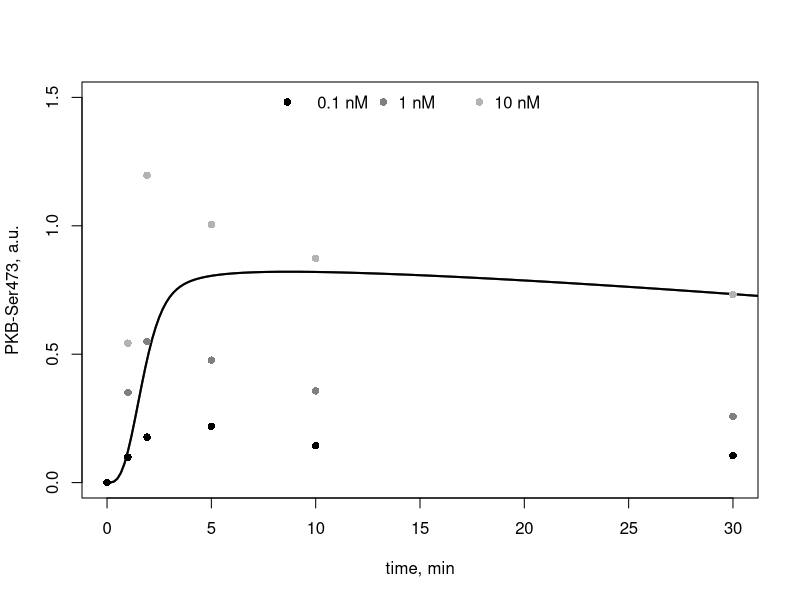

R code for this plot:
rm(list=ls())
#BiocManager::install("deSolve")
library(deSolve)
#?ode
model_0 <- function (t, x, params) {
  ## extract variables
  IRm <- x[1]
  IRins <- x[2]
  IRmYP <- x[3]
  IRiYP <- x[4]
  IRi <- x[5]
  IRS1 <- x[6]
  IRS1YP <- x[7]
  IRS1YPS307 <- x[8]
  IRS1S307 <- x[9]
  X <- x[10]
  Xp <- x[11]
  PKB <- x[12]
  PKBT308 <- x[13]
  PKBS473 <- x[14]
  PKBT308S473 <- x[15]
  mTORC1 <- x[16]
  mTORC1a <- x[17]
  mTORC2 <- x[18]
  mTORC2a <- x[19]
  S6K <- x[20]
  S6KT389 <- x[21]
  S6 <- x[22]
  S6S235 <- x[23]
  r <- x[24]
  c1 <- x[25]
  c2 <- x[26]
  L <- x[27]
  c2e <- x[28] # endcyted c2
  ## extract parameters
  insulin <- params["insulin"]
  k3_0 <- params["k3_0"]
  k1a <- params["k1a"]
  k1c <- params["k1c"]
  k1d <- params["k1d"]
  k1f <- params["k1f"]
  k1g <- params["k1g"]
  k1r <- params["k1r"]
  k2_0 <- params["k2_0"]
  k2a <- params["k2a"]
  k2b <- params["k2b"]
  k2c <- params["k2c"]
  k2d <- params["k2d"]
  k2f <- params["k2f"]
  k2g <- params["k2g"]
  k3a <- params["k3a"]
  k3b <- params["k3b"]
  k4a <- params["k4a"]
  k4b <- params["k4b"]
  k4c <- params["k4c"]
  k4f <- params["k4f"]
  k4h <- params["k4h"]
  k5b <- params["k5b"]
  k5c <- params["k5c"]
  k5d <- params["k5d"]
  k9b1 <- params["k9b1"]
  k9b2 <- params["k9b2"]
  k9f1 <- params["k9f1"]
  k9f2 <- params["k9f2"]
  km9 <- params["km9"]
  TSCtot <- params["TSCtot"]
  k5a1 <- params["k5a1"]
  kiTSC <- params["kiTSC"]
  k5 <- params["k5"]
  kmx <- params["kmx"]
  kx <- params["kx"]
  KDL <- params["KDL"]
  kf <- params["kf"]
  ke <- params["ke"]
  kLmax <- params["kLmax"]
  KML <- params["KML"]
  kPI3K <- params["kPI3K"]
  aPI3K <- params["aPI3K"]
  k4d <- params["k4d"]
  k5e <- params["k5e"]
  PTEN <- params["PTEN"]
  kPTEN <- params["kPTEN"]
  k4c_0 <- params["k4c_0"]
  k4_0 <- params["k4_0"]
  R0 <- params["R0"]
  kr <- KDL*kf
  PI3K <- 0.5*(1+kPI3K+2*aPI3K*R0*c2-sqrt((1+kPI3K+2*aPI3K*R0*c2)^2-8*aPI3K*R0*c2))
  
  ## model equations
  dIRmdt <- k1r*IRi-k1a*IRm*insulin+k1g*IRmYP
  dIRinsdt <- k1a*IRm*insulin-k1c*IRins
  dIRmYPdt <- k1c*IRins-k1d*IRmYP-k1g*IRmYP
  dIRiYPdt <- k1d*IRmYP-k1f*IRiYP*Xp
  dIRidt <- k1f*IRiYP*Xp-k1r*IRi
  dIRS1dt <- k2b*IRS1YP+k2g*IRS1S307-k2_0*IRS1-k2a*IRS1*IRiYP
  dIRS1YPdt <- k2a*IRS1*IRiYP+k2d*IRS1YPS307-k2b*IRS1YP-k2c*IRS1YP*mTORC1a
  dIRS1YPS307dt <- k2c*IRS1YP*mTORC1a-k2d*IRS1YPS307-k2f*IRS1YPS307
  dIRS1S307dt <- k2_0*IRS1+k2f*IRS1YPS307-k2g*IRS1S307
  dXdt <- k3b*Xp-k3a*X*(k3_0+IRS1YPS307)
  dXpdt <- k3a*X*(k3_0+IRS1YPS307)-k3b*Xp
  dPKBdt <- k4b*PKBT308+k4h*PKBS473-k4a*PKB*IRS1YP/(PTEN+kPTEN)-k4d*PKB*PI3K/(PTEN+kPTEN)-k4_0*PKB
  dPKBT308dt <- k4a*PKB*IRS1YP/(PTEN+kPTEN)+k4d*PKB*PI3K/(PTEN+kPTEN)-k4b*PKBT308-k4c*PKBT308*mTORC2a+k4_0*PKB-k4c_0*PKBT308
  dPKBS473dt <- k4f*PKBT308S473-k4h*PKBS473-k4a*PKBS473*IRS1YP/(PTEN+kPTEN)-k4d*PKBS473*PI3K/(PTEN+kPTEN)-k4_0*PKBS473
  dPKBT308S473dt <- k4c*PKBT308*mTORC2a+k4a*PKBS473*IRS1YP/(PTEN+kPTEN)+k4d*PKBS473*PI3K/(PTEN+kPTEN)-k4f*PKBT308S473+k4c_0*PKBT308+k4_0*PKBS473
  dmTORC1dt <- k5b*mTORC1a-k5*mTORC1*(PKBT308S473+k5a1*PKBT308)/(TSCtot+kiTSC)
  #dmTORC1dt <- k5b*mTORC1a-0*k5*mTORC1*(PKBT308S473+k5a1*PKBT308)/(TSCtot+kiTSC)
  dmTORC1adt <- k5*mTORC1*(PKBT308S473+k5a1*PKBT308)/(TSCtot+kiTSC)-k5b*mTORC1a
  #dmTORC1adt <- 0*k5*mTORC1*(PKBT308S473+k5a1*PKBT308)/(TSCtot+kiTSC)-k5b*mTORC1a
  dmTORC2dt <- k5d*mTORC2a-k5c*mTORC2*IRiYP/(PTEN+kPTEN)-k5e*mTORC2*PI3K/(PTEN+kPTEN)
  dmTORC2adt <- k5c*mTORC2*IRiYP/(PTEN+kPTEN)+k5e*mTORC2*PI3K/(PTEN+kPTEN)-k5d*mTORC2a
  dS6Kdt <- k9b1*S6KT389-k9f1*S6K*mTORC1a/(km9+mTORC1a)
  dS6KT389dt <- k9f1*S6K*mTORC1a/(km9+mTORC1a)-k9b1*S6KT389
  dS6dt <- k9b2*S6S235-k9f2*S6*S6KT389
  dS6S235dt <- k9f2*S6*S6KT389-k9b2*S6S235
  drdt <- kr*c1-kf*L*r+kmx*c2
  dc1dt <- kf*L*r-kr*c1+kmx*c2-2*kx*R0*c1*c1
  dc2dt <- kx*R0*c1*c1-(kmx+ke)*c2
  dLdt <- R0*(kr*c1-kf*L*r+kmx*c2)-kLmax*L/(1+L/KML)
  dc2edt <- ke*c2
  ## combine results into a single vector
  dxdt <- c(dIRmdt,dIRinsdt,dIRmYPdt,dIRiYPdt,dIRidt,dIRS1dt,dIRS1YPdt,dIRS1YPS307dt,dIRS1S307dt,dXdt,dXpdt,
            dPKBdt,dPKBT308dt,dPKBS473dt,dPKBT308S473dt,dmTORC1dt,dmTORC1adt,dmTORC2dt,dmTORC2adt,dS6Kdt,dS6KT389dt,dS6dt,dS6S235dt,
            drdt,dc1dt,dc2dt,dLdt,dc2edt)
  ## return result as a list
  list(dxdt)
}

TSC <- 1
parms <- c(insulin=0,k1a=0.633,k1c=0.877,k1d=31,k1f=184000,k1g=1940,k1r=0.547,k2_0=0.0423,k2a=323,k2b=3420,
           k2c=576000,k2d=281,k2f=2.91,k2g=0.267,k3_0=0.01,k3a=0.0001,k3b=0.0988,k4a=579000,k4b=34.8,k4c=446,k4f=30,k4h=0.536,k5b=24.8,
           k5c=2,k5d=1.06,k9b1=0.0444,k9b2=31,k9f1=0.9,k9f2=333,km9=58.7,TSCtot=TSC,k5a1=0.03,kiTSC=0.001,k5=40,
           kmx=0.07,kx=30,KDL=9,kf=1,ke=0.06,kLmax=0.011,KML=1.66,kPI3K=100,aPI3K=8000,k4d=30,k5e=0.2,PTEN=1,kPTEN=1e-5,
           R0=0.01,k4_0=4,k4c_0=0.3)

L0 <- 10 # choose 10; 1; 0.1 nM NRG for Fig. S2C

times <- seq(from=0,to=600,by=1/6)
xstart <- c(IRm=1,IRins=0,IRmYP=0,IRiYP=0,IRi=0,IRS1=1,IRS1YP=0,IRS1YPS307=0,IRS1S307=0,X=1,Xp=0,PKB=1,PKBT308=0,PKBS473=0,PKBT308S473=0,
            TORC1=1,TORC1a=0,TORC2=1,TORC2a=0,S6K=1,S6KT389=0,S6=1,S6S235=0,r=1,c1=0,c2=0,L=0,c2e=0)

library(tidyverse)
ode(
  func=model_0,
  y=xstart,
  times=times,
  parms=parms
) %>%
  as.data.frame() -> out

xstart <- as.numeric(as.vector(out[3601,-1]))
xstart[27] <- L0
times <- seq(from=0,to=120,by=1/6)
ode(
  func=model_0,
  y=xstart,
  times=times,
  parms=parms    # method = "ode45"
  ) %>%
  as.data.frame() -> out

ky_PKB_S473 <- 3
x_AKT <- c(0,60,115,300,600,1800)/60 
y_AKT_01 <- c(0,3.3,5.9,7.3,4.8,3.5)/100*ky_PKB_S473 # NRG=0.1 nM
y_AKT_1 <- c(0,11.7,18.3,15.9,11.9,8.6)/100*ky_PKB_S473 # NRG=1 nM
y_AKT_10 <- c(0,18.1,39.9,33.5,29.1,24.4)/100*ky_PKB_S473 # NRG=10 nM

# Fig. S2 C
plot(out[,1],out[,15]+out[,16]-out[1,15]-out[1,16], lwd = 2,lty="solid",col="grey70",ylab='PKB-Ser473, a.u.', xlab='time, min',type = "l", ylim=c(0, 1.5),xlim=c(0, 30)) # for L0=10
lines(out[,1],out[,15]+out[,16]-out[1,15]-out[1,16], lwd = 2,lty="solid",col="grey50",type = "l") # for L0=1
lines(out[,1],out[,15]+out[,16]-out[1,15]-out[1,16], lwd = 2,lty="solid",col="grey0",type = "l") # for L0=0.1
points(x_AKT,y_AKT_10,pch=16, type = "p", lwd = 2,col="grey70")
points(x_AKT,y_AKT_1,pch=16, type = "p", lwd = 2,col="grey50")
points(x_AKT,y_AKT_01,pch=16, type = "p", lwd = 2,col="grey0")
legend("top",ncol=3, legend=c("   0.1 nM","1 nM","10 nM"), bty = "n",
       col=c("grey0","grey50","grey70"), pch=c(16,16,16), cex=1)
